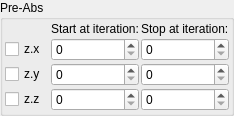
    <widget class="QGroupBox" name="groupBox">
     <property name="title">
      <string>Pre-Abs</string>
     </property>
     <layout class="QVBoxLayout" name="verticalLayout_3" stretch="0">
      <property name="spacing">
       <number>2</number>
      </property>
      <property name="leftMargin">
       <number>2</number>
      </property>
      <property name="topMargin">
       <number>2</number>
      </property>
      <property name="rightMargin">
       <number>2</number>
      </property>
      <property name="bottomMargin">
       <number>2</number>
      </property>
      <item>
       <layout class="QGridLayout" name="gridLayout_8" columnstretch="0,0,0">
        <property name="spacing">
         <number>2</number>
        </property>
        <item row="1" column="1">
         <widget class="MySpinBox" name="spinboxInt_transf_start_iterations_X">
          <property name="sizePolicy">
           <sizepolicy hsizetype="Minimum" vsizetype="Maximum">
            <horstretch>0</horstretch>
            <verstretch>0</verstretch>
           </sizepolicy>
          </property>
          <property name="maximum">
           <number>999</number>
          </property>
         </widget>
        </item>
        <item row="3" column="0">
         <widget class="MyCheckBox" name="checkBox_transf_function_enabledAz_false">
          <property name="text">
           <string>z.z</string>
          </property>
         </widget>
        </item>
        <item row="3" column="1">
         <widget class="MySpinBox" name="spinboxInt_transf_start_iterations_Z">
          <property name="sizePolicy">
           <sizepolicy hsizetype="Minimum" vsizetype="Maximum">
            <horstretch>0</horstretch>
            <verstretch>0</verstretch>
           </sizepolicy>
          </property>
          <property name="maximum">
           <number>999</number>
          </property>
         </widget>
        </item>
        <item row="1" column="0">
         <widget class="MyCheckBox" name="checkBox_transf_function_enabledAx_false">
          <property name="text">
           <string>z.x</string>
          </property>
         </widget>
        </item>
        <item row="2" column="1">
         <widget class="MySpinBox" name="spinboxInt_transf_start_iterations_Y">
          <property name="sizePolicy">
           <sizepolicy hsizetype="Minimum" vsizetype="Maximum">
            <horstretch>0</horstretch>
            <verstretch>0</verstretch>
           </sizepolicy>
          </property>
          <property name="maximum">
           <number>999</number>
          </property>
         </widget>
        </item>
        <item row="2" column="0">
         <widget class="MyCheckBox" name="checkBox_transf_function_enabledAy_false">
          <property name="text">
           <string>z.y </string>
          </property>
         </widget>
        </item>
        <item row="1" column="2">
         <widget class="MySpinBox" name="spinboxInt_transf_stop_iterations_X">
          <property name="sizePolicy">
           <sizepolicy hsizetype="Minimum" vsizetype="Maximum">
            <horstretch>0</horstretch>
            <verstretch>0</verstretch>
           </sizepolicy>
          </property>
          <property name="maximum">
           <number>999</number>
          </property>
         </widget>
        </item>
        <item row="3" column="2">
         <widget class="MySpinBox" name="spinboxInt_transf_stop_iterations_Z">
          <property name="sizePolicy">
           <sizepolicy hsizetype="Minimum" vsizetype="Maximum">
            <horstretch>0</horstretch>
            <verstretch>0</verstretch>
           </sizepolicy>
          </property>
          <property name="maximum">
           <number>999</number>
          </property>
         </widget>
        </item>
        <item row="2" column="2">
         <widget class="MySpinBox" name="spinboxInt_transf_stop_iterations_Y">
          <property name="sizePolicy">
           <sizepolicy hsizetype="Minimum" vsizetype="Maximum">
            <horstretch>0</horstretch>
            <verstretch>0</verstretch>
           </sizepolicy>
          </property>
          <property name="maximum">
           <number>999</number>
          </property>
         </widget>
        </item>
        <item row="0" column="1">
         <widget class="QLabel" name="label_281">
          <property name="text">
           <string>Start at iteration:</string>
          </property>
         </widget>
        </item>
        <item row="0" column="2">
         <widget class="QLabel" name="label_282">
          <property name="text">
           <string>Stop at iteration:</string>
          </property>
         </widget>
        </item>
       </layout>
      </item>
     </layout>
    </widget>
